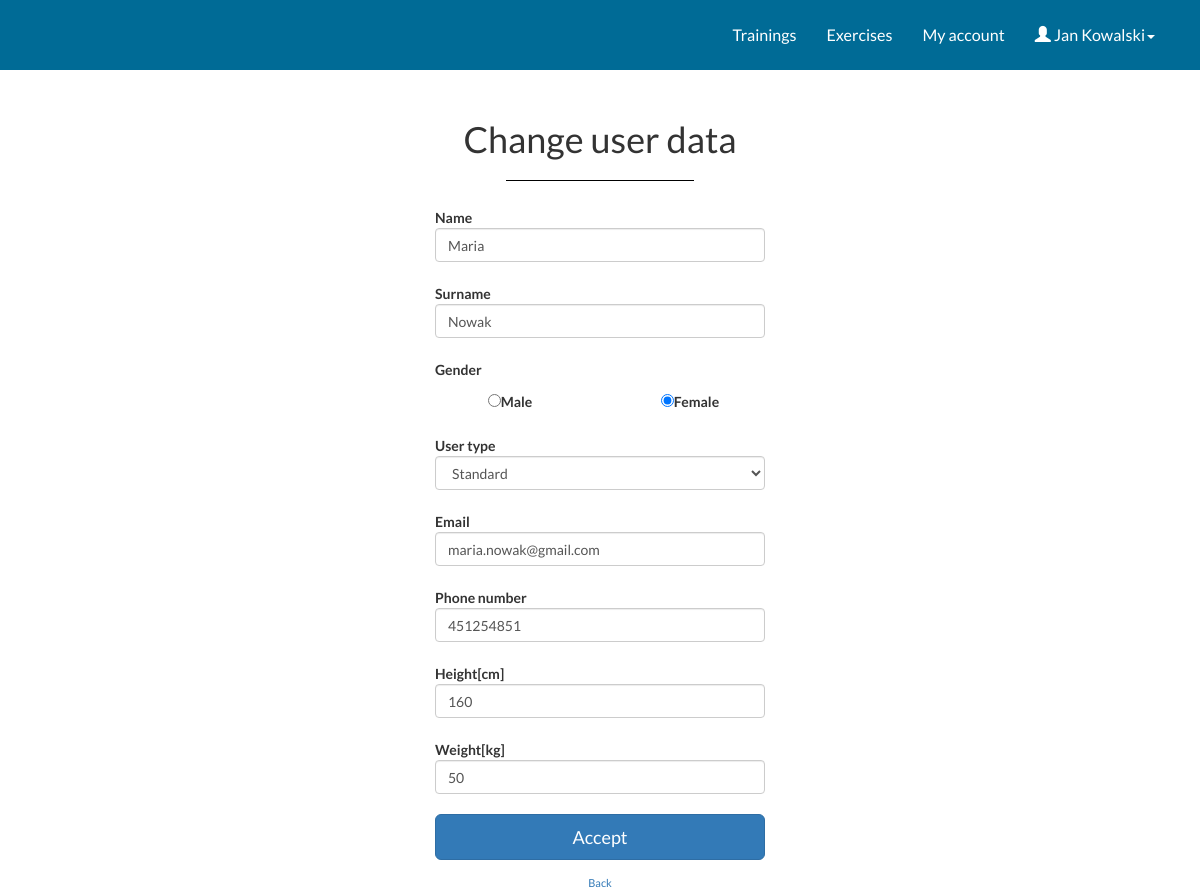
/edit_user.php?id_user=2 (signed in), run on the app's committed database.
### tables this page shows
CREATE TABLE Users
(
ID INTEGER NOT NULL AUTO_INCREMENT,
Name VARCHAR(20) NOT NULL,
Surname VARCHAR(50) NOT NULL,
Login VARCHAR(30) NOT NULL,
Password VARCHAR(30) NOT NULL,
User_type INTEGER,
Gender INTEGER NOT NULL,
Phone_number VARCHAR(15),
Email VARCHAR(50),
Height INTEGER,
Weight INTEGER,
CONSTRAINT Users_PK PRIMARY KEY (ID),
CONSTRAINT Users_Login_U UNIQUE (Login),
CONSTRAINT Users_Email_U UNIQUE (Email)
)DEFAULT CHARSET=utf8 COLLATE=utf8_polish_ci;

### edit_user.php (the view, shortened to what this page needs)
<?php
require_once "connect.php";
$id_user = $_GET['id_user'];
?>
<!DOCTYPE html>
<html lang="en">
<head>
	<link rel="stylesheet" href="https://maxcdn.bootstrapcdn.com/bootstrap/3.3.7/css/bootstrap.min.css">
 	<link rel="stylesheet" type="text/css" href="main.css">
</head>
<body>
<?php include 'topbar.php';?>
<div class="panel-heading">
   <div class="panel-title text-center">
      <h1 class="title">Change user data</h1>
    </div>
</div>
<?php
try
{
	$connection = new mysqli($host, $db_user, $db_password, $db_name);
	if ($connection->connect_errno!=0)
	{
		throw new Exception(mysqli_connect_errno());
	}
	else
	{
		$result = $connection->query("SELECT ID,Name,Surname,Email,Phone_number,Gender,Height,Weight,User_type FROM Users WHERE ID = '$id_user'");
		$row = $result->fetch_assoc();
		$name = $row['Name'];
		$surname = $row['Surname'];
		$email = $row['Email'];
		$phone_number = $row['Phone_number'];
		$gender = $row['Gender'];
		$height = $row['Height'];
		$weight = $row['Weight'];
		$user_type = $row['User_type'];
	}
}
catch(Exception $e)
{
	echo '<span style="color:red;">Server error</span>';
	echo '<br />Information for developers: '.$e;
}
?>
<div class="container">
  <div class = "center" >
      <form class="form-horizontal" method="post" action="">
        <div class="form-group">
          <label class="cols-sm-2 control-label">Name</label>
          <div class="cols-sm-10">
              <input type="text" class="form-control" name="name" placeholder="Enter your name"
                    <?php
                        echo 'value="' .$name.'"';
                    ?>/>
          </div>
        </div>
        <div class="form-group">
          <label class="cols-sm-2 control-label">Surname</label>
          <div class="cols-sm-10">
              <input type="text" class="form-control" name="surname" placeholder="Enter your surname"
                    <?php
                      echo 'value="'. $surname.'"';
                    ?>/>
          </div>
        </div>
        <div class="form-group" id="radio">
          <label class="cols-sm-2 control-label">Gender</label>
              <div>
                <div class="radio-left">
                  <label><input type="radio" name="gender"
                    <?php if ($gender == 1)
                      {
                        echo "checked";
                      }
                    ?> value= 1>Male</label>
                </div>
                <div class="radio-right">
                  <label><input type="radio" name="gender"
                    <?php if ($gender == 2)
                      {
                        echo "checked";
                      }
                    ?> value = 2 >Female</label>
                </div>
              </div>
        </div>
        <div class="form-group">
    		<label class="cols-sm-2 control-label">User type</label>
    		<div class="cols-sm-10">
    			<select  name="user_type" class="form-control" >
					<option value = "1"
					<?php
					if($user_type == 1)
						echo "selected "
					?>
					>Standard</option>
				</select>
    		</div>
        </div>
        <div class="form-group">
          <label class="cols-sm-2 control-label">Email</label>
          <div class="cols-sm-10">
              <input type="text" class="form-control" name="email" placeholder="Phone number"
              <?php
                  echo 'value="'. $email.'"';
              ?> />
          </div>
        </div>
        <div class="form-group">
          <label class="cols-sm-2 control-label">Phone number</label>
          <div class="cols-sm-10">
              <input type="text" class="form-control" name="phone_number" placeholder="Phone number"
              <?php
                  echo 'value="'.$phone_number.'"';
              ?> />
          </div>
        </div>
        <div class="form-group">
          <label class="cols-sm-2 control-label">Height[cm]</label>
          <div class="cols-sm-10">
              <input type="number" class="form-control" name="height" placeholder="Enter your height" min="100" max="240"
              <?php
                  echo 'value="'.$height.'"';
              ?> />
          </div>
        </div>
        <div class="form-group">
          <label class="cols-sm-2 control-label">Weight[kg]</label>
          <div class="cols-sm-10">
              <input type="number" class="form-control" name="weight" placeholder="Enter your weight" min="30" max="200"
              <?php
                  echo 'value="'. $weight.'"';
              ?> />
          </div>
        </div>
        <div class="form-group ">
          <button type="submit button" name="submitbutton" class="btn btn-primary btn-lg btn-block login-button">Accept</button>
        </div>
        <div class="login-register">
          <a href="users.php">Back</a>
        </div>
      </form>
  </div>
</body>
</html>

### main.css (style rules this page uses)
html, body { font-family: 'Lato', serif; background-color: #fff; }
.form-group { margin-bottom: 15px; }
label { margin-bottom: 5px; }
input, input::-webkit-input-placeholder { font-size: 11px; padding-top: 3px; }
.login-button { margin-top: 5px; }
.login-register { font-size: 11px; text-align: center; }
.center { margin-right: auto; margin-left: auto; width: 300px;" text-align: center; }
.radio-left { margin-top: 10px; float: left; width: 150px; text-align: center; }
.radio-right { margin-top: 10px; float: right; width: 150px; text-align: center; }
#radio { height: 61px; }
.panel-heading { padding-bottom: 0; }

### data on the page
users: name "Maria", surname "Nowak", Gender "☐ Male", Gender "☑ Female", user_type "Standard", email "maria.nowak@gmail.com", phone_number "451254851", height "160", weight "50"

### other printed values
$_SESSION["name"] "Jan"
$_SESSION["surname"] "Kowalski"
